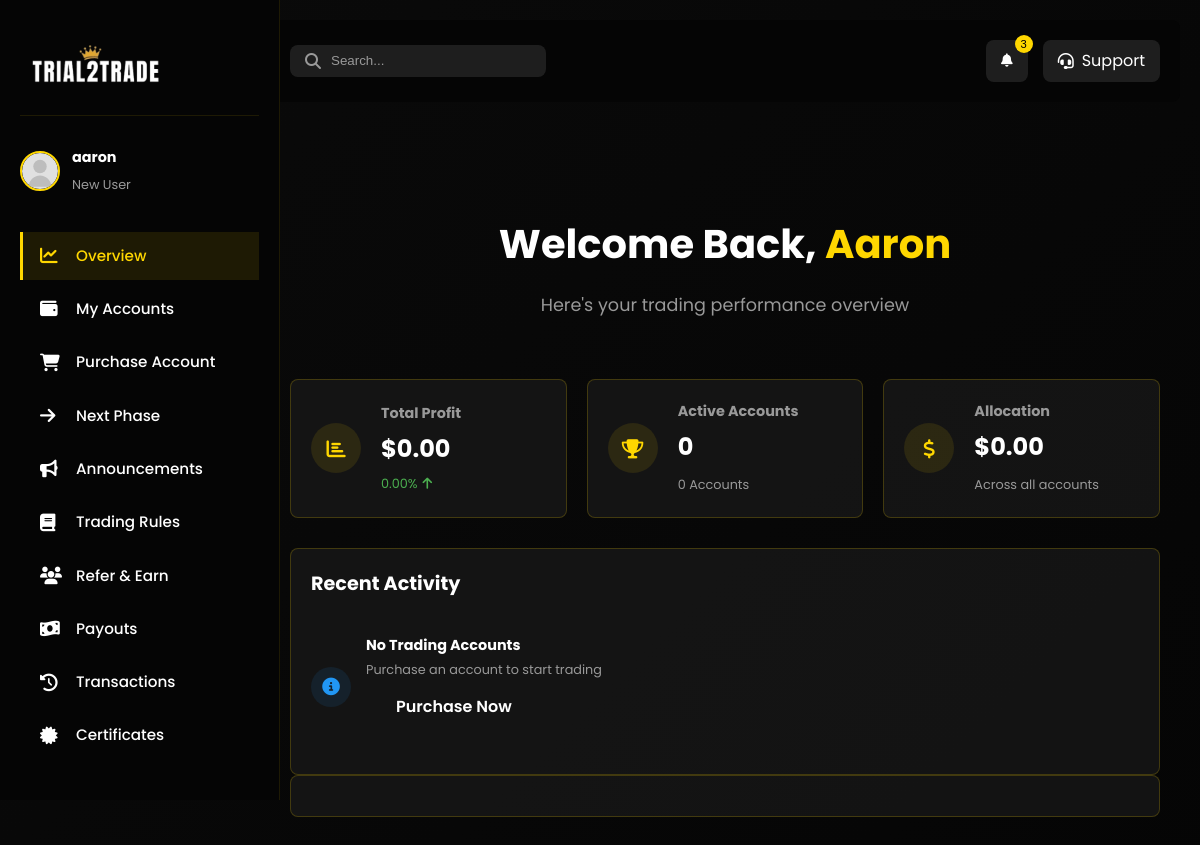
Before: / (signed in) with the older database file.
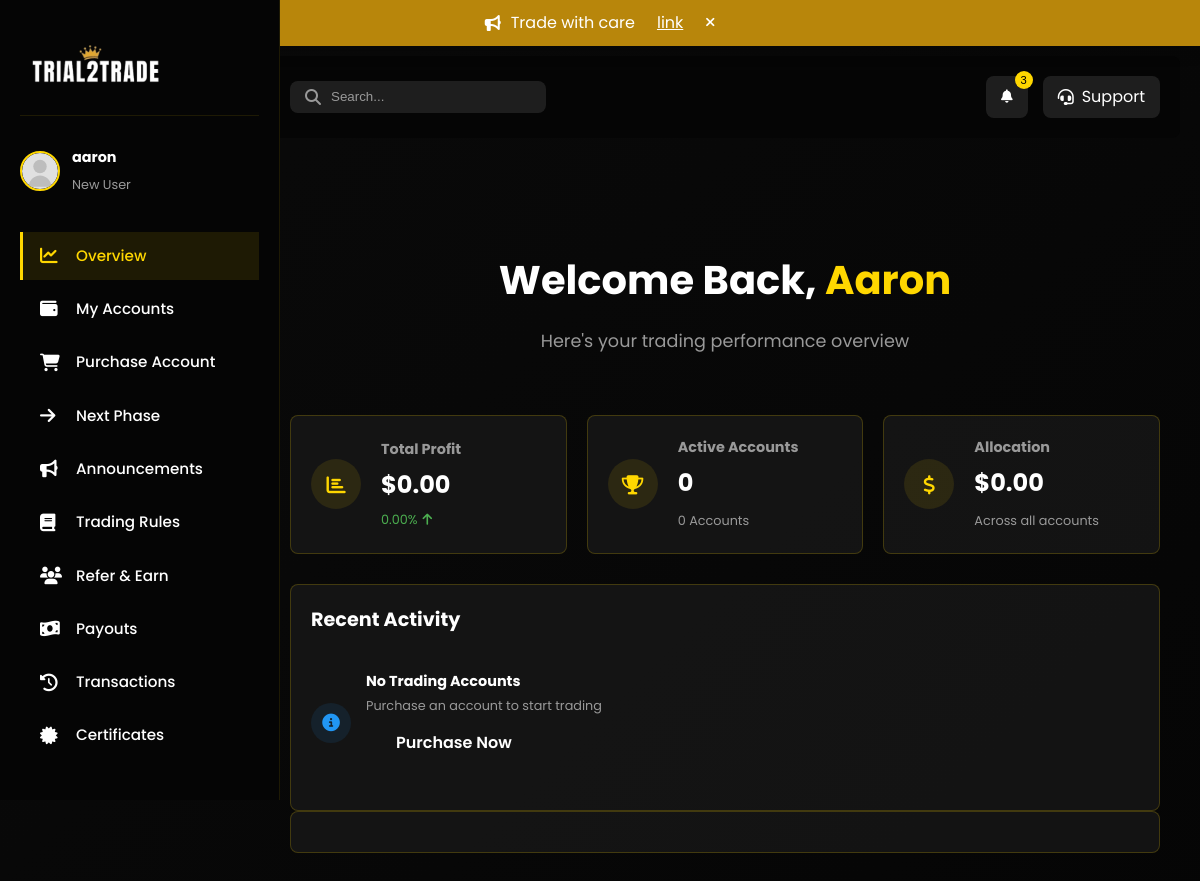
After: the same page with the newer database file.
### main/models.py (models this page shows, shortened)
class GlobalAlert(models.Model):
    SEVERITY_CHOICES = (
        ('info', 'Info'),
        ('warning', 'Warning'),
        ('danger', 'Danger'),
        ('success', 'Success'),
    )
    message = models.CharField(max_length=300)
    severity = models.CharField(max_length=10, choices=SEVERITY_CHOICES, default='info')
    is_active = models.BooleanField(default=False)
    link_url = models.CharField(max_length=300, blank=True, null=True)
    link_text = models.CharField(max_length=100, blank=True, null=True)
    created_at = models.DateTimeField(auto_now_add=True)
    updated_at = models.DateTimeField(auto_now=True)

### main/views.py (the view, shortened to what this page needs)
# urls.py: path('', views.dashboard_overview, name='index'),
@login_required(login_url='/login_user')
def dashboard_overview(request):
    user_accounts = MT5Account.objects.filter(user=request.user, assigned=True).order_by('-assigned_date', '-id')
    accounts_list = []
    from decimal import Decimal
    total_balance = sum([(a.balance or Decimal('0')) for a in user_accounts], Decimal('0'))
    total_profit = sum([(a.profit or Decimal('0')) for a in user_accounts], Decimal('0'))
    gains_list = []
    active_accounts_qs = user_accounts.filter(status='active')
    active_accounts_count = active_accounts_qs.count()
    total_allocation = sum([account_size_to_amount(a.account_size) for a in active_accounts_qs], Decimal('0'))
    total_initial = sum([(a.initial_balance or Decimal('0')) for a in user_accounts], Decimal('0'))
    if total_initial > 0:
        try:
            profit_change = ((total_profit / total_initial) * Decimal('100'))
        except Exception:
            profit_change = Decimal('0')
    else:
        profit_change = Decimal('0')
    try:
        profit_change = profit_change.quantize(Decimal('0.01'))
    except Exception:
        pass
    if gains_list:
        try:
            average_gain_pct = (sum(gains_list, Decimal('0')) / Decimal(str(len(gains_list))))
        except Exception:
            average_gain_pct = Decimal('0')
    else:
        average_gain_pct = Decimal('0')
    try:
        average_gain_pct = average_gain_pct.quantize(Decimal('0.01'))
    except Exception:
        pass
    context = {
        'user_has_accounts': user_accounts.exists(),
        'user_accounts': user_accounts,
        'active_accounts_count': active_accounts_count,
        'total_balance': total_balance,
        'total_allocation': total_allocation,
        'average_gain_pct': average_gain_pct,
        'total_profit': total_profit,
        'profit_change': profit_change,
        'global_alert': get_active_global_alert(),
    }
    return render(request, 'main/dashboard_overview.html', context)

### main/views.py (called while the page is built)
def get_active_global_alert():
    try:
        from .models import GlobalAlert
        return GlobalAlert.objects.filter(is_active=True).order_by('-created_at').first()
    except Exception:
        return None

### main/templates/main/dashboard_overview.html (shortened to what the changed rows need)
{% load static %}
<!DOCTYPE html>
<html lang="en">
<head>
    <link rel="stylesheet" href="{% static 'css/style.css' %}">
    <link rel="stylesheet" href="{% static 'css/dashboard.css'%} ">
    <link rel="stylesheet" href="{% static 'css/dashboard-nav.css' %}">
    <link rel="stylesheet" href="https://cdnjs.cloudflare.com/ajax/libs/font-awesome/6.4.0/css/all.min.css">
    <link rel="stylesheet" href="{% static 'css/mobile-nav.css' %}">
</head>
<body>
    <div id="global-alert" style="position: fixed; top: 0; left: 0; right: 0; z-index: 1000; display: {% if global_alert %}flex{% else %}none{% endif %}; align-items: center; justify-content: center; gap: 10px; padding: 10px 14px; background: {% if global_alert and global_alert.severity == 'warning' %}#b8860b{% elif global_alert and global_alert.severity == 'danger' %}#8b0000{% elif global_alert and global_alert.severity == 'success' %}#1b6e2e{% else %}#1f2944{% endif %}; color: #fff; box-shadow: 0 4px 16px rgba(0,0,0,0.25);">
        <i class="fas fa-bullhorn"></i>
        <span>{{ global_alert.message }}</span>
        {% if global_alert and global_alert.link_url %}
        <a href="{{ global_alert.link_url }}" style="margin-left: 12px; color: #fff; text-decoration: underline;">{{ global_alert.link_text|default:'Learn more' }}</a>
        {% endif %}
        <button type="button" style="margin-left: 12px; background: transparent; border: none; color: #fff; cursor: pointer;" onclick="document.getElementById('global-alert').style.display='none'">
            <i class="fas fa-times"></i>
        </button>
    </div>
    <main class="dashboard-content" style="{% if global_alert %}padding-top:56px;{% endif %}">
        <section class="dashboard-section active">
            <div class="section-header">
                <h2>Welcome Back, <span class="highlight">{{ request.user.first_name|default:request.user.username }}</span></h2>
            </div>
        </section>
    </main>
</body>
</html>

Changed rows visible on the page:
added GlobalAlert: message "Trade with care", link_text "link"
